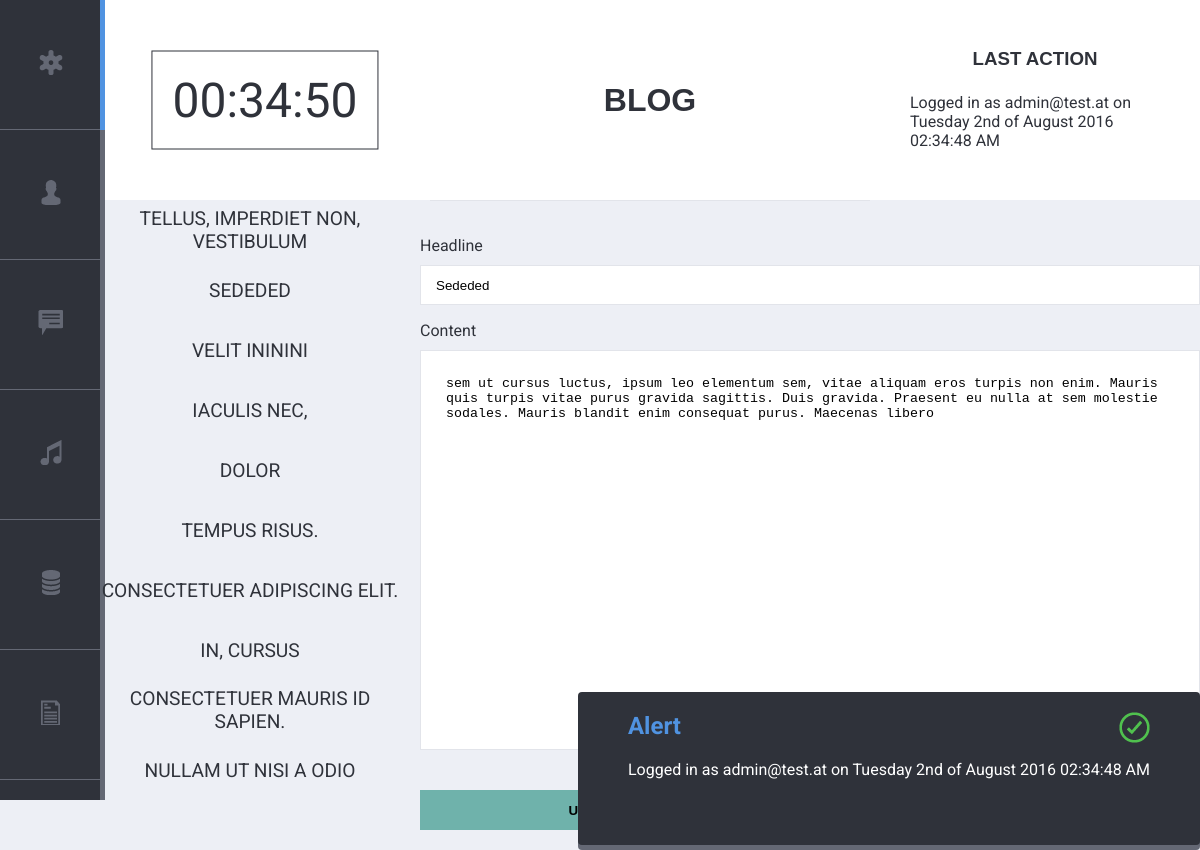
The app's page /index.php?site=blog&action=edit&id=2 (signed in) with its own data.
### tables this page shows
CREATE TABLE `news_entry` (
  `id` int(11) NOT NULL,
  `user_id` int(11) NOT NULL,
  `headline` varchar(255) NOT NULL,
  `content` varchar(255) NOT NULL,
  `created_at` timestamp NOT NULL DEFAULT CURRENT_TIMESTAMP
);

### functions/blog.php (called while the page is built, shortened)
<?php
function get_entry($id) {
  global $link;
  $sql = "SELECT *, DATE_FORMAT(created_at, '%d.%m.%Y') AS created_at_formatted FROM news_entry WHERE id = '$id'";
  $result = mysqli_query($link, $sql);
  return mysqli_fetch_assoc($result);
}
function get_entries() {
  global $link;
  $sql = "SELECT *, DATE_FORMAT(created_at, '%d.%m.%Y') AS created_at_formatted
          FROM news_entry";
  $result = mysqli_query($link, $sql);
  $all_entries = mysqli_fetch_all($result, MYSQLI_ASSOC);
  return $all_entries;
}
?>

### views/blog_test.php (the view, shortened to what this page needs)
<ul class="blog_entrylist">
  <?php foreach($all_entries as $entry): ?>
    <li data-id="<?php echo $entry["id"]; ?>" >
      <a class="" href="index.php?site=blog&amp;action=edit&amp;id=<?php echo $entry['id']; ?>"><?php echo $entry["headline"]; ?></a>
    </li>
  <?php endforeach; ?>
</ul>

### views/entry_update_form.php (shortened to what this page needs)
<section class="entry_edit_wrapper">
<form method="post" action="<?php echo $form_action; ?>" class="entry_edit_form" novalidate>
  	<p>
      <label for="headline" >Headline</label>
      <input type="text" name="headline" id="headline" placeholder="Headline" class="main_input" value="<?php echo $blog["headline"]; ?>">
    </p>
  	<p>
      <label for="content">Content</label>
      <textarea name="content" id="content" placeholder="Content" class="main_input main_textarea"><?php echo $blog["content"]; ?></textarea>
    </p>
  	<p>
     <button type="submit" class="entry_btn" >Update</button>
     <a class="delete_entry" href="index.php?site=blog&amp;action=delete&amp;id=<?php echo $blog['id']; ?>">Delete</a>
    </p>
</form>
</section>

### css/main.css (style rules this page uses)
* { -webkit-box-sizing: border-box; -moz-box-sizing: border-box; -ms-box-sizing: border-box; box-sizing: border-box; }
body { background-color: #EDEFF5; color: #2F323A; font-family: 'Roboto', sans-serif; font-style: normal; font-weight: 400; }
a { text-decoration: none; color: #BF3542; text-transform: uppercase; }
.main_input { width: 100%; height:40px; border:1px solid #E2E4EA; box-sizing:border-box; margin-top:10px; padding:0px 15px; }
.entry_btn { width: 45%; height: 40px; margin-right: 10%; background-color:#6fb2ab; border:none; margin-top:20px; text-transform: uppercase; font-weight: bold; padding: 0; float:left; }
.delete_entry { width: 45%; height: 40px; background-color:#6fb2ab; border:none; margin-top:20px; text-transform: uppercase; padding: 0; float:right; text-align: center; line-height: 40px; }
.main_textarea { height: 50vh; padding: 25px; }
.blog_entrylist { list-style: none; margin:0; padding: 0; position: absolute; top:0; left: 0; width: 25vw; min-width: 25vw; height: calc(100vh - 200px); overflow: auto; }
.blog_entrylist li { font-size: 1.2em; width: 100%; height: 10%; text-align: center; display:table; }
.blog_entrylist li a { color:#2F323A; width: 100%; height: 100%; display: table-cell; vertical-align: middle; }
.entry_edit_wrapper { width: 65vw; max-width: 65vw; height: calc(100vh -200px); max-height: calc(100vh -200px); position: relative; left: 25vw; top:0; }

### records on screen
news_entry: headline "TELLUS, IMPERDIET NON, VESTIBULUM"
news_entry: headline "SEDEDED", headline "Sededed", content "sem ut cursus luctus, ipsum leo elementum sem, vitae aliquam eros turpis non enim. Mauris quis turpis vitae purus gravida sagittis. Duis gravida. Praesent eu nulla at sem molestie sodales. Mauris blandit enim consequat purus. Maecenas libero"
news_entry: headline "VELIT INININI"
news_entry: headline "IACULIS NEC,"
news_entry: headline "DOLOR"
news_entry: headline "TEMPUS RISUS."
news_entry: headline "CONSECTETUER ADIPISCING ELIT."
news_entry: headline "IN, CURSUS"
news_entry: headline "CONSECTETUER MAURIS ID SAPIEN."
news_entry: headline "NULLAM UT NISI A ODIO"

### other values on screen
$site "BLOG"
$_SESSION["flash"] "Logged in as admin@test.at on Tuesday 2nd of August 2016 02:34:48 AM"
